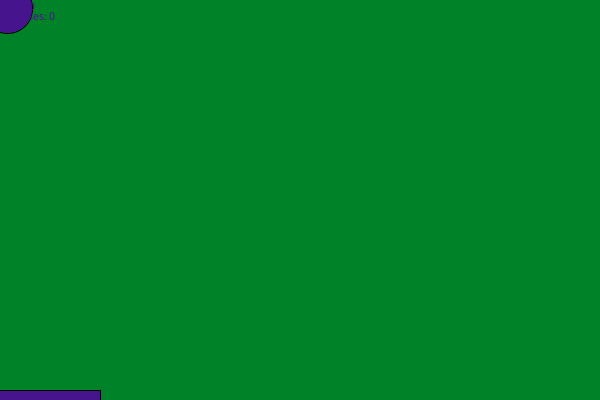
Frame 1 (no input)
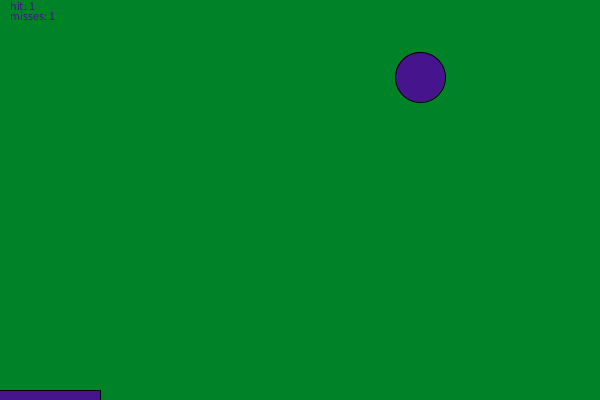
Frame 60 (the mouse pressed at the canvas centre just before this capture)
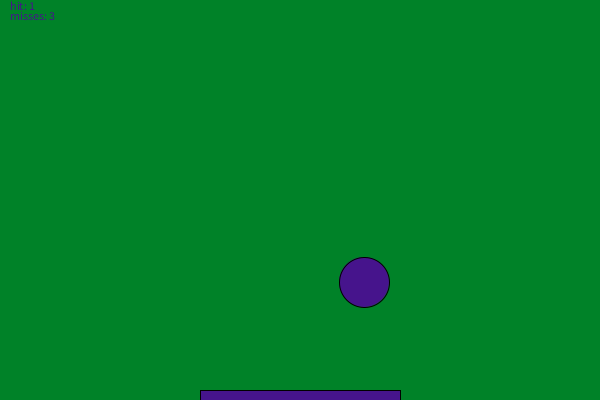
Frame 120 (the mouse held since frame 60 and released just before this capture)

The Processing sketch that drew these frames (run headless with seeded random() and noise(); from frame 60 on, the mouse is pressed at the canvas centre):

// Processing sketch: processing_130325
// ── processing_130325.pde

float ballX = 0;
float ballY = 0;
int speedX = int(random(4,10));
int speedY = int(random(1,4));
int hit = 0;
int miss = 0;
int paddle = 100;
int talleyx = 10;
ArrayList<Integer> talleycount;

void setup()
{
  noCursor();
  size(600,400);
}
void draw()
{
  paddle = 100;
  if (ballX < 0 || ballX > width)
  {
    speedX = -speedX;
  }
  if (ballY > height)
  {
    speedY = -speedY;
    float distance = abs(mouseX - ballX);
    if (distance < paddle)
    {
      hit += 1;
      
    }
    else
    {
      miss += 1;
    }
  }
  else
  {
    speedY += int(random(1,8));
  }
  shapes();
}
void shapes()
{
  ballX += speedX;
  ballY += speedY;
  background(0,130,40);
  fill(70,20,140);
  ellipse(ballX,ballY,50,50);
  fill(70,20,140);
  rect(mouseX - paddle,height - 10,2 * paddle,10);
  text("hit: " + hit,10,10);
  text("misses: " + miss,10,20);
}
